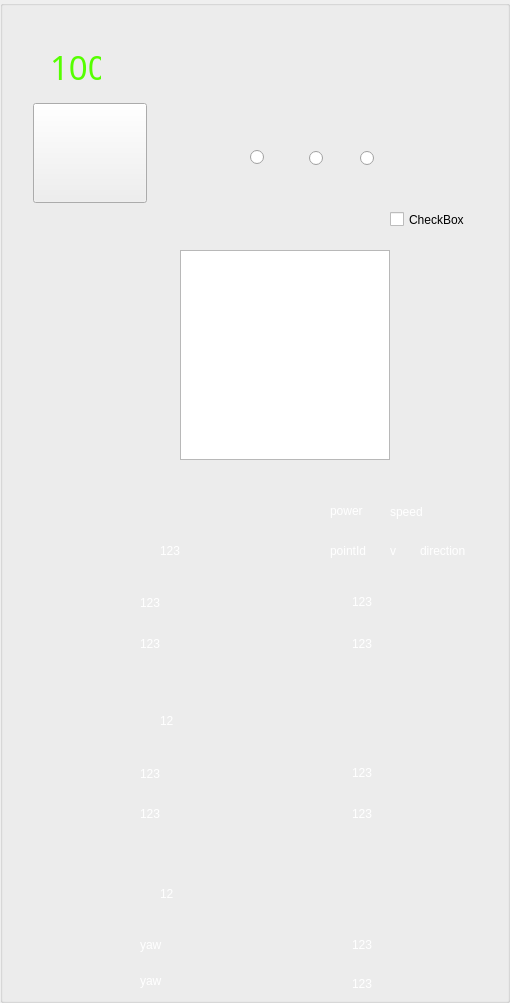
      <widget class="QGroupBox" name="groupBox_4">
       <property name="styleSheet">
        <string notr="true">border-image: url(:/new/prefix1/image/images/背景左.png);</string>
       </property>
       <property name="title">
        <string/>
       </property>
       <widget class="QLabel" name="hum_label">
        <property name="geometry">
         <rect>
          <x>352</x>
          <y>633</y>
          <width>61</width>
          <height>21</height>
         </rect>
        </property>
        <property name="styleSheet">
         <string notr="true">border-image: url(:/new/prefix1/image/images/透明.png);
color: rgb(255, 255, 255);
font: 75 14pt &quot;Agency FB&quot;;
</string>
        </property>
        <property name="text">
         <string>123</string>
        </property>
       </widget>
       <widget class="QLabel" name="tem_label">
        <property name="geometry">
         <rect>
          <x>352</x>
          <y>591</y>
          <width>61</width>
          <height>21</height>
         </rect>
        </property>
        <property name="styleSheet">
         <string notr="true">border-image: url(:/new/prefix1/image/images/透明.png);
color: rgb(255, 255, 255);
font: 75 14pt &quot;Agency FB&quot;;</string>
        </property>
        <property name="text">
         <string>123</string>
        </property>
       </widget>
       <widget class="QLabel" name="pointX_label">
        <property name="geometry">
         <rect>
          <x>140</x>
          <y>592</y>
          <width>61</width>
          <height>21</height>
         </rect>
        </property>
        <property name="styleSheet">
         <string notr="true">border-image: url(:/new/prefix1/image/images/透明.png);
color: rgb(255, 255, 255);
font: 75 14pt &quot;Agency FB&quot;;</string>
        </property>
        <property name="text">
         <string>123</string>
        </property>
       </widget>
       <widget class="QLabel" name="pointY_label">
        <property name="geometry">
         <rect>
          <x>140</x>
          <y>633</y>
          <width>61</width>
          <height>21</height>
         </rect>
        </property>
        <property name="styleSheet">
         <string notr="true">border-image: url(:/new/prefix1/image/images/透明.png);
color: rgb(255, 255, 255);
font: 75 14pt &quot;Agency FB&quot;;</string>
        </property>
        <property name="text">
         <string>123</string>
        </property>
       </widget>
       <widget class="QLabel" name="depth_label">
        <property name="geometry">
         <rect>
          <x>160</x>
          <y>540</y>
          <width>61</width>
          <height>21</height>
         </rect>
        </property>
        <property name="styleSheet">
         <string notr="true">border-image: url(:/new/prefix1/image/images/透明.png);
color: rgb(255, 255, 255);
font: 75 14pt &quot;Agency FB&quot;;</string>
        </property>
        <property name="text">
         <string>123</string>
        </property>
       </widget>
       <widget class="QLabel" name="PointId_label">
        <property name="geometry">
         <rect>
          <x>330</x>
          <y>540</y>
          <width>61</width>
          <height>21</height>
         </rect>
        </property>
        <property name="styleSheet">
         <string notr="true">border-image: url(:/new/prefix1/image/images/透明.png);
color: rgb(255, 255, 255);
font: 75 14pt &quot;Agency FB&quot;;</string>
        </property>
        <property name="text">
         <string>pointId</string>
        </property>
       </widget>
       <widget class="QLabel" name="v_label">
        <property name="geometry">
         <rect>
          <x>390</x>
          <y>540</y>
          <width>61</width>
          <height>21</height>
         </rect>
        </property>
        <property name="styleSheet">
         <string notr="true">border-image: url(:/new/prefix1/image/images/透明.png);
color: rgb(255, 255, 255);
font: 75 14pt &quot;Agency FB&quot;;</string>
        </property>
        <property name="text">
         <string>v</string>
        </property>
       </widget>
       <widget class="QLabel" name="power_label">
        <property name="geometry">
         <rect>
          <x>330</x>
          <y>500</y>
          <width>61</width>
          <height>21</height>
         </rect>
        </property>
        <property name="styleSheet">
         <string notr="true">border-image: url(:/new/prefix1/image/images/透明.png);
color: rgb(255, 255, 255);
font: 75 14pt &quot;Agency FB&quot;;</string>
        </property>
        <property name="text">
         <string>power</string>
        </property>
       </widget>
       <widget class="QLabel" name="direction_label">
        <property name="geometry">
         <rect>
          <x>420</x>
          <y>540</y>
          <width>81</width>
          <height>21</height>
         </rect>
        </property>
        <property name="styleSheet">
         <string notr="true">border-image: url(:/new/prefix1/image/images/透明.png);
color: rgb(255, 255, 255);
font: 75 14pt &quot;Agency FB&quot;;</string>
        </property>
        <property name="text">
         <string>direction</string>
        </property>
       </widget>
       <widget class="QLabel" name="speed_label">
        <property name="geometry">
         <rect>
          <x>390</x>
          <y>501</y>
          <width>61</width>
          <height>21</height>
         </rect>
        </property>
        <property name="styleSheet">
         <string notr="true">border-image: url(:/new/prefix1/image/images/透明.png);
color: rgb(255, 255, 255);
font: 75 14pt &quot;Agency FB&quot;;</string>
        </property>
        <property name="text">
         <string>speed</string>
        </property>
       </widget>
       <widget class="QLabel" name="depth3_label">
        <property name="geometry">
         <rect>
          <x>160</x>
          <y>883</y>
          <width>61</width>
          <height>21</height>
         </rect>
        </property>
        <property name="styleSheet">
         <string notr="true">border-image: url(:/new/prefix1/image/images/透明.png);
color: rgb(255, 255, 255);
font: 75 14pt &quot;Agency FB&quot;;</string>
        </property>
        <property name="text">
         <string>12</string>
        </property>
       </widget>
       <widget class="MyItem" name="yaw_GraphicsView">
        <property name="geometry">
         <rect>
          <x>180</x>
          <y>250</y>
          <width>210</width>
          <height>210</height>
         </rect>
        </property>
        <property name="styleSheet">
         <string notr="true">border-image: url(:/new/prefix1/image/images/透明.png);</string>
        </property>
        <property name="verticalScrollBarPolicy">
         <enum>Qt::ScrollBarAlwaysOff</enum>
        </property>
        <property name="horizontalScrollBarPolicy">
         <enum>Qt::ScrollBarAlwaysOff</enum>
        </property>
       </widget>
       <widget class="QLabel" name="dev1Power_label">
        <property name="geometry">
         <rect>
          <x>30</x>
          <y>30</y>
          <width>191</width>
          <height>191</height>
         </rect>
        </property>
        <property name="font">
         <font>
          <pointsize>31</pointsize>
          <weight>75</weight>
          <bold>true</bold>
         </font>
        </property>
        <property name="styleSheet">
         <string notr="true">border-image: url(:/new/prefix1/image/切图/100.png);
color: rgb(85, 255, 0);</string>
        </property>
        <property name="text">
         <string/>
        </property>
        <property name="alignment">
         <set>Qt::AlignLeading|Qt::AlignLeft|Qt::AlignTop</set>
        </property>
       </widget>
       <widget class="QLabel" name="state1_label">
        <property name="geometry">
         <rect>
          <x>266</x>
          <y>527</y>
          <width>22</width>
          <height>50</height>
         </rect>
        </property>
        <property name="styleSheet">
         <string notr="true">QLabel{border-image: url(:/new/prefix1/image/images/连接_1.png);}</string>
        </property>
        <property name="text">
         <string/>
        </property>
       </widget>
       <widget class="QLabel" name="state2_label">
        <property name="geometry">
         <rect>
          <x>350</x>
          <y>676</y>
          <width>23</width>
          <height>60</height>
         </rect>
        </property>
        <property name="styleSheet">
         <string notr="true">border-image: url(:/new/prefix1/image/images/连接.png);</string>
        </property>
        <property name="text">
         <string/>
        </property>
       </widget>
       <widget class="QLabel" name="state3_label">
        <property name="geometry">
         <rect>
          <x>350</x>
          <y>847</y>
          <width>23</width>
          <height>60</height>
         </rect>
        </property>
        <property name="styleSheet">
         <string notr="true">border-image: url(:/new/prefix1/image/images/连接.png);</string>
        </property>
        <property name="text">
         <string/>
        </property>
       </widget>
       <widget class="QPushButton" name="serialPortConfig_Btn">
        <property name="geometry">
         <rect>
          <x>33</x>
          <y>103</y>
          <width>114</width>
          <height>100</height>
         </rect>
        </property>
        <property name="styleSheet">
         <string notr="true">
QPushButton{border-image: url(:/new/prefix1/image/images/配置-正常.png);}
QPushButton:hover{border-image: url(:/new/prefix1/image/images/配置-悬浮.png);}
QPushButton:pressed{border-image: url(:/new/prefix1/image/images/配置-按下.png);}</string>
        </property>
        <property name="text">
         <string/>
        </property>
       </widget>
       <widget class="QLabel" name="dev1PowNum_label">
        <property name="geometry">
         <rect>
          <x>50</x>
          <y>46</y>
          <width>51</width>
          <height>41</height>
         </rect>
        </property>
        <property name="font">
         <font>
          <family>Agency FB</family>
          <pointsize>25</pointsize>
          <weight>9</weight>
          <italic>false</italic>
          <bold>false</bold>
         </font>
        </property>
        <property name="styleSheet">
         <string notr="true">border-image: url(:/new/prefix1/image/images/透明.png);
font: 75 25pt &quot;Agency FB&quot;;
color: rgb(85, 255, 0);
</string>
        </property>
        <property name="text">
         <string>100</string>
        </property>
       </widget>
       <widget class="QRadioButton" name="radioButton1">
        <property name="geometry">
         <rect>
          <x>250</x>
          <y>148</y>
          <width>21</width>
          <height>19</height>
         </rect>
        </property>
        <property name="styleSheet">
         <string notr="true">border-image: url(:/new/prefix1/image/images/透明.png);</string>
        </property>
        <property name="text">
         <string/>
        </property>
       </widget>
       <widget class="QRadioButton" name="radioButton2">
        <property name="geometry">
         <rect>
          <x>309</x>
          <y>149</y>
          <width>21</width>
          <height>19</height>
         </rect>
        </property>
        <property name="styleSheet">
         <string notr="true">border-image: url(:/new/prefix1/image/images/透明.png);</string>
        </property>
        <property name="text">
         <string/>
        </property>
       </widget>
       <widget class="QRadioButton" name="radioButton3">
        <property name="geometry">
         <rect>
          <x>360</x>
          <y>149</y>
          <width>21</width>
          <height>19</height>
         </rect>
        </property>
        <property name="styleSheet">
         <string notr="true">border-image: url(:/new/prefix1/image/images/透明.png);</string>
        </property>
        <property name="text">
         <string/>
        </property>
       </widget>
       <widget class="QLabel" name="pointX3_label">
        <property name="geometry">
         <rect>
          <x>140</x>
          <y>934</y>
          <width>61</width>
          <height>21</height>
         </rect>
        </property>
        <property name="styleSheet">
         <string notr="true">border-image: url(:/new/prefix1/image/images/透明.png);
color: rgb(255, 255, 255);
font: 75 14pt &quot;Agency FB&quot;;</string>
        </property>
        <property name="text">
         <string>yaw</string>
        </property>
       </widget>
       <widget class="QLabel" name="pointY3_label">
        <property name="geometry">
         <rect>
          <x>140</x>
          <y>970</y>
          <width>61</width>
          <height>21</height>
         </rect>
        </property>
        <property name="styleSheet">
         <string notr="true">border-image: url(:/new/prefix1/image/images/透明.png);
color: rgb(255, 255, 255);
font: 75 14pt &quot;Agency FB&quot;;</string>
        </property>
        <property name="text">
         <string>yaw</string>
        </property>
       </widget>
       <widget class="QLabel" name="tem3_label">
        <property name="geometry">
         <rect>
          <x>352</x>
          <y>934</y>
          <width>61</width>
          <height>21</height>
         </rect>
        </property>
        <property name="styleSheet">
         <string notr="true">border-image: url(:/new/prefix1/image/images/透明.png);
color: rgb(255, 255, 255);
font: 75 14pt &quot;Agency FB&quot;;</string>
        </property>
        <property name="text">
         <string>123</string>
        </property>
       </widget>
       <widget class="QLabel" name="hum3_label">
        <property name="geometry">
         <rect>
          <x>352</x>
          <y>973</y>
          <width>61</width>
          <height>21</height>
         </rect>
        </property>
        <property name="styleSheet">
         <string notr="true">border-image: url(:/new/prefix1/image/images/透明.png);
color: rgb(255, 255, 255);
font: 75 14pt &quot;Agency FB&quot;;
</string>
        </property>
        <property name="text">
         <string>123</string>
        </property>
       </widget>
       <widget class="QLabel" name="pointX2_label">
        <property name="geometry">
         <rect>
          <x>140</x>
          <y>763</y>
          <width>61</width>
          <height>21</height>
         </rect>
        </property>
        <property name="styleSheet">
         <string notr="true">border-image: url(:/new/prefix1/image/images/透明.png);
color: rgb(255, 255, 255);
font: 75 14pt &quot;Agency FB&quot;;</string>
        </property>
        <property name="text">
         <string>123</string>
        </property>
       </widget>
       <widget class="QLabel" name="pointY2_label">
        <property name="geometry">
         <rect>
          <x>140</x>
          <y>803</y>
          <width>61</width>
          <height>21</height>
         </rect>
        </property>
        <property name="styleSheet">
         <string notr="true">border-image: url(:/new/prefix1/image/images/透明.png);
color: rgb(255, 255, 255);
font: 75 14pt &quot;Agency FB&quot;;</string>
        </property>
        <property name="text">
         <string>123</string>
        </property>
       </widget>
       <widget class="QLabel" name="tem2_label">
        <property name="geometry">
         <rect>
          <x>352</x>
          <y>762</y>
          <width>61</width>
          <height>21</height>
         </rect>
        </property>
        <property name="styleSheet">
         <string notr="true">border-image: url(:/new/prefix1/image/images/透明.png);
color: rgb(255, 255, 255);
font: 75 14pt &quot;Agency FB&quot;;</string>
        </property>
        <property name="text">
         <string>123</string>
        </property>
       </widget>
       <widget class="QLabel" name="hum2_label">
        <property name="geometry">
         <rect>
          <x>352</x>
          <y>803</y>
          <width>61</width>
          <height>21</height>
         </rect>
        </property>
        <property name="styleSheet">
         <string notr="true">border-image: url(:/new/prefix1/image/images/透明.png);
color: rgb(255, 255, 255);
font: 75 14pt &quot;Agency FB&quot;;
</string>
        </property>
        <property name="text">
         <string>123</string>
        </property>
       </widget>
       <widget class="QLabel" name="depth2_label">
        <property name="geometry">
         <rect>
          <x>160</x>
          <y>710</y>
          <width>61</width>
          <height>21</height>
         </rect>
        </property>
        <property name="styleSheet">
         <string notr="true">border-image: url(:/new/prefix1/image/images/透明.png);
color: rgb(255, 255, 255);
font: 75 14pt &quot;Agency FB&quot;;</string>
        </property>
        <property name="text">
         <string>12</string>
        </property>
       </widget>
       <widget class="QCheckBox" name="checkBox_3">
        <property name="geometry">
         <rect>
          <x>390</x>
          <y>210</y>
          <width>91</width>
          <height>19</height>
         </rect>
        </property>
        <property name="text">
         <string>CheckBox</string>
        </property>
       </widget>
      </widget>
